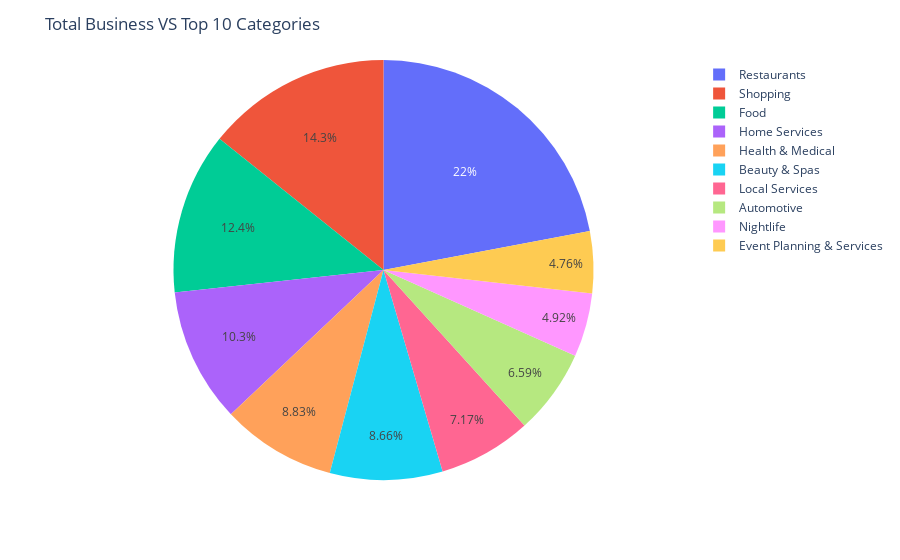

The code cell stored with this chart in its notebook:
### Code cell
#Total number of business % in top 10 categories  

fig = px.pie(biz_category, 
             values=biz_category["business%"], 
             names="category", 
             color="category")

fig.update_layout(title = "Total Business VS Top 10 Categories") 
fig.show()

### Figure 1 — Plotly figure (JSON) as saved in the notebook; plotly's stock layout.template omitted (floating-point values rounded to 4 significant figures)
{"data": [{"customdata": [["Restaurants"], ["Shopping"], ["Food"], ["Home Services"], ["Health & Medical"], ["Beauty & Spas"], ["Local Services"], ["Automotive"], ["Nightlife"], ["Event Planning & Services"]], "domain": {"x": [0, 1], "y": [0, 1]}, "hovertemplate": "category=%{customdata[0]}<br>business%=%{value}<extra></extra>", "labels": ["Restaurants", "Shopping", "Food", "Home Services", "Health & Medical", "Beauty & Spas", "Local Services", "Automotive", "Nightlife", "Event Planning & Services"], "legendgroup": "", "marker": {"colors": ["#636efa", "#EF553B", "#00cc96", "#ab63fa", "#FFA15A", "#19d3f3", "#FF6692", "#B6E880", "#FF97FF", "#FECB52"]}, "name": "", "showlegend": true, "type": "pie", "values": [22.02, 14.27, 12.44, 10.34, 8.829, 8.662, 7.172, 6.586, 4.918, 4.758]}], "layout": {"legend": {"tracegroupgap": 0}, "margin": {"t": 60}, "title": {"text": "Total Business VS Top 10 Categories"}}}
